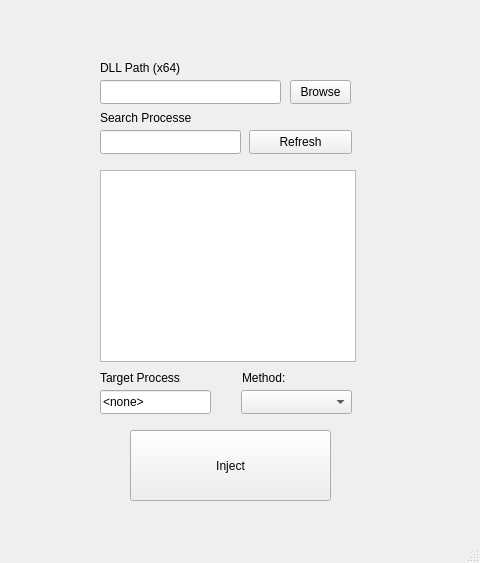
<?xml version="1.0" encoding="UTF-8"?>
<ui version="4.0">
 <class>InjectionWindow</class>
 <widget class="QMainWindow" name="InjectionWindow">
  <property name="geometry">
   <rect>
    <x>0</x>
    <y>0</y>
    <width>480</width>
    <height>563</height>
   </rect>
  </property>
  <property name="windowTitle">
   <string>MainWindow</string>
  </property>
  <widget class="QWidget" name="centralwidget">
   <widget class="QPushButton" name="pushButtonInject">
    <property name="geometry">
     <rect>
      <x>130</x>
      <y>430</y>
      <width>201</width>
      <height>71</height>
     </rect>
    </property>
    <property name="text">
     <string>Inject</string>
    </property>
   </widget>
   <widget class="QLineEdit" name="lineEditSelectedProcess">
    <property name="geometry">
     <rect>
      <x>100</x>
      <y>390</y>
      <width>111</width>
      <height>24</height>
     </rect>
    </property>
    <property name="text">
     <string>&lt;none&gt;</string>
    </property>
   </widget>
   <widget class="QLabel" name="label">
    <property name="geometry">
     <rect>
      <x>100</x>
      <y>370</y>
      <width>81</width>
      <height>16</height>
     </rect>
    </property>
    <property name="text">
     <string>Target Process:</string>
    </property>
   </widget>
   <widget class="QListWidget" name="listWidgetProcesses">
    <property name="geometry">
     <rect>
      <x>100</x>
      <y>170</y>
      <width>256</width>
      <height>192</height>
     </rect>
    </property>
    <property name="itemAlignment">
     <set>Qt::AlignLeading</set>
    </property>
   </widget>
   <widget class="QLineEdit" name="lineEditProcessSearch">
    <property name="geometry">
     <rect>
      <x>100</x>
      <y>130</y>
      <width>141</width>
      <height>24</height>
     </rect>
    </property>
   </widget>
   <widget class="QLabel" name="label_2">
    <property name="geometry">
     <rect>
      <x>100</x>
      <y>110</y>
      <width>91</width>
      <height>16</height>
     </rect>
    </property>
    <property name="text">
     <string>Search Processes</string>
    </property>
   </widget>
   <widget class="QLineEdit" name="lineEditDLLPath">
    <property name="geometry">
     <rect>
      <x>100</x>
      <y>80</y>
      <width>181</width>
      <height>24</height>
     </rect>
    </property>
   </widget>
   <widget class="QLabel" name="label_3">
    <property name="geometry">
     <rect>
      <x>100</x>
      <y>60</y>
      <width>81</width>
      <height>16</height>
     </rect>
    </property>
    <property name="text">
     <string>DLL Path (x64)</string>
    </property>
   </widget>
   <widget class="QPushButton" name="pushButtonBrowse">
    <property name="geometry">
     <rect>
      <x>290</x>
      <y>80</y>
      <width>61</width>
      <height>24</height>
     </rect>
    </property>
    <property name="text">
     <string>Browse</string>
    </property>
   </widget>
   <widget class="QComboBox" name="comboBoxInjectionModes">
    <property name="geometry">
     <rect>
      <x>241</x>
      <y>390</y>
      <width>111</width>
      <height>24</height>
     </rect>
    </property>
   </widget>
   <widget class="QLabel" name="label_4">
    <property name="geometry">
     <rect>
      <x>242</x>
      <y>370</y>
      <width>61</width>
      <height>16</height>
     </rect>
    </property>
    <property name="text">
     <string>Method:</string>
    </property>
   </widget>
   <widget class="QPushButton" name="pushButton">
    <property name="geometry">
     <rect>
      <x>249</x>
      <y>130</y>
      <width>103</width>
      <height>24</height>
     </rect>
    </property>
    <property name="text">
     <string>Refresh</string>
    </property>
   </widget>
  </widget>
  <widget class="QMenuBar" name="menubar">
   <property name="geometry">
    <rect>
     <x>0</x>
     <y>0</y>
     <width>480</width>
     <height>21</height>
    </rect>
   </property>
  </widget>
  <widget class="QStatusBar" name="statusbar"/>
 </widget>
 <resources/>
 <connections/>
</ui>
